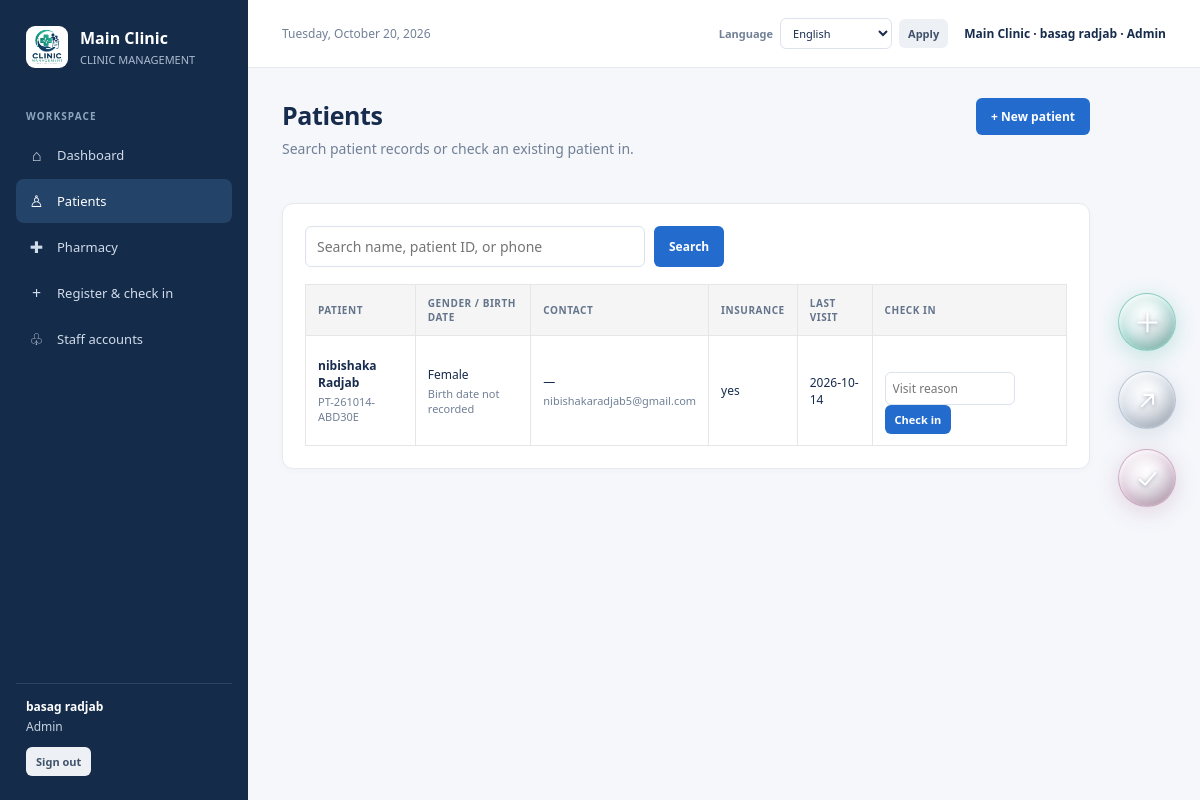
Page /?page=patients (signed in) on the committed database.
### tables this page shows
CREATE TABLE `clinics` (
  `id` bigint(20) UNSIGNED NOT NULL,
  `name` varchar(150) NOT NULL,
  `slug` varchar(100) NOT NULL,
  `active` tinyint(1) NOT NULL DEFAULT 1,
  `created_at` timestamp NOT NULL DEFAULT current_timestamp()
);

CREATE TABLE `patients` (
  `id` bigint(20) UNSIGNED NOT NULL,
  `clinic_id` bigint(20) UNSIGNED NOT NULL,
  `patient_number` varchar(30) NOT NULL,
  `full_name` varchar(150) NOT NULL,
  `date_of_birth` date DEFAULT NULL,
  `gender` enum('Female','Male','Other') NOT NULL,
  `phone` varchar(40) DEFAULT NULL,
  `email` varchar(150) DEFAULT NULL,
  `address` varchar(255) DEFAULT NULL,
  `insurance_provider` varchar(150) DEFAULT NULL,
  `insurance_number` varchar(100) DEFAULT NULL,
  `created_at` timestamp NOT NULL DEFAULT current_timestamp()
);

### index.php (called while the page is built, shortened)
<?php
require __DIR__ . '/app/bootstrap.php';
require __DIR__ . '/views/layout.php';

### app/bootstrap.php (called while the page is built, shortened)
<?php
require_once __DIR__ . '/helpers.php';
require_once __DIR__ . '/translations.php';
$language = $_SESSION['language'] ?? 'en';
require_once __DIR__ . '/actions.php';
try {
    $pdo = db();
    $userCount = (int)$pdo->query('SELECT COUNT(*) FROM users')->fetchColumn();
} catch (Throwable $e) {
    http_response_code(503);
    echo translateHtml('<!doctype html><html><head><meta charset="utf-8"><meta name="viewport" content="width=device-width, initial-scale=1"><meta name="theme-color" content="#142b49"><title>Database setup required · Clinic Management</title><link rel="icon" type="image/png" href="assets/Designer.png"><link rel="stylesheet" href="assets/css/style.css"></head><body><main class="login-page"><section class="login-art"><div class="brand"><img class="brand-logo" src="assets/Designer.png" alt="Clinic Management logo"><div><strong>Clinic Management</strong><small>PEOPLE · CARE · EFFICIENCY</small></div></div><h1>Clinic care, connected.</h1><p>A clear view of every patient visit, from check-in to follow-up.</p></section><section class="login-side"><div class="login-box"><h2>Database setup required</h2><p class="subheading">Start MySQL in XAMPP, import <strong>schema.sql</strong> and the required database migrations using phpMyAdmin, then check the settings in <strong>config.php</strong>.</p><div class="notice error">' . h($e->getMessage()) . '</div></div></section></main></body></html>');
    exit;
}
$user = currentUser();
$requestedPage = (string)($_GET['page'] ?? 'dashboard');
if (!$user) {
    $page = $userCount === 0 ? 'setup' : (in_array($requestedPage, ['register_clinic'], true) ? $requestedPage : 'login');
} else {
    $stmt = $pdo->prepare('SELECT id, name, slug FROM clinics WHERE id=? AND active=1');
    $stmt->execute([(int)($user['clinic_id'] ?? 0)]);
    $clinic = $stmt->fetch();
}

### views/pages/patients.php (the view, shortened to what this page needs)
<?php
if ($page === 'patients') {
                $clinicId = currentClinicId();
                $search = trim((string)($_GET['q'] ?? ''));
                $patients = [];
                if ($search !== '') {
                    $stmt = $pdo->prepare('SELECT p.*, (SELECT MAX(v.visit_date) FROM visits v WHERE v.patient_id=p.id AND v.clinic_id=p.clinic_id) last_visit FROM patients p WHERE p.clinic_id=? AND (p.full_name LIKE ? OR p.patient_number LIKE ? OR p.phone LIKE ?) ORDER BY p.full_name LIMIT 100');
                    $term = '%' . $search . '%';
                    $stmt->execute([$clinicId, $term, $term, $term]);
                    $patients = $stmt->fetchAll();
                } else {
                    $stmt = $pdo->prepare('SELECT p.*, (SELECT MAX(v.visit_date) FROM visits v WHERE v.patient_id=p.id AND v.clinic_id=p.clinic_id) last_visit FROM patients p WHERE p.clinic_id=? ORDER BY p.created_at DESC LIMIT 50');
                    $stmt->execute([$clinicId]);
                    $patients = $stmt->fetchAll();
                }
                ?>
                <div class="page-head"><div><h1>Patients</h1><p class="subheading">Search patient records or check an existing patient in.</p></div><?php if (in_array(($user['role'] ?? ''), ['Admin', 'Receptionist'], true)): ?><a class="btn btn-primary" href="?page=register">+ New patient</a><?php endif; ?></div>
                <section class="card"><form method="get" class="search-form"><input name="q" value="<?= h($search) ?>" placeholder="Search name, patient ID, or phone"><button class="btn btn-primary">Search</button></form>
                    <div class="table-wrap"><table><thead><tr><th>Patient</th><th>Gender / birth date</th><th>Contact</th><th>Insurance</th><th>Last visit</th><th>Check in</th></tr></thead><tbody>
                    <?php foreach ($patients as $patient): ?><tr><td><span class="person-name"><?= h($patient['full_name']) ?></span><div class="person-meta"><?= h($patient['patient_number']) ?></div></td><td><?= h($patient['gender']) ?><div class="person-meta"><?= h($patient['date_of_birth'] ?: 'Birth date not recorded') ?></div></td><td><?= h($patient['phone'] ?: '—') ?><div class="person-meta"><?= h($patient['email'] ?: '') ?></div></td><td><?= h($patient['insurance_provider'] ?: '—') ?></td><td><?= h($patient['last_visit'] ?: 'New patient') ?></td><td><?php if (in_array(($user['role'] ?? ''), ['Admin', 'Receptionist'], true)): ?><?php formStart('checkin', 'checkin:' . (int)$patient['id']); ?><input type="hidden" name="patient_id" value="<?= (int)$patient['id'] ?>"><input name="reason_for_visit" placeholder="Visit reason" style="width:130px;padding:7px"><button class="btn btn-primary btn-small">Check in</button></form><?php else: ?><span class="hint">Reception check-in</span><?php endif; ?></td></tr><?php endforeach; ?>
                    </tbody></table></div></section>
                <?php
}
?>

### views/layout.php (shortened to what this page needs)
<?php
$nav = [
    ['dashboard', '⌂', 'Dashboard'], ['patients', '♙', 'Patients'],
    ['pharmacy', '✚', 'Pharmacy'],
];
if (in_array(($user['role'] ?? ''), ['Admin', 'Receptionist'], true)) {
    $nav[] = ['register', '+', 'Register & check in'];
}
if (($user['role'] ?? '') === 'Admin') {
    $nav[] = ['staff', '♧', 'Staff accounts'];
}
?>
<!doctype html>
<html lang="<?= h($language) ?>">
<head><link rel="stylesheet" href="assets/css/style.css"></head>
<body><div class="layout">
    <aside class="sidebar">
        <div class="brand"><img class="brand-logo" src="assets/Designer.png" alt=""><div><strong><?= h($clinic['name']) ?></strong><small>CLINIC MANAGEMENT</small></div></div>
        <div class="nav-label">Workspace</div><nav>
            <?php foreach ($nav as [$key, $icon, $label]): ?><a class="nav-link<?= $page === $key ? ' active' : '' ?>" href="?page=<?= h($key) ?>"><span class="nav-icon"><?= h($icon) ?></span><?= h($label) ?></a><?php endforeach; ?>
        </nav>
        <div class="sidebar-bottom"><strong><?= h($user['full_name']) ?></strong><?= h($user['role']) ?><form method="post" style="margin:0"><button class="btn btn-light btn-small" style="margin-top:12px">Sign out</button></form></div>
    </aside>
    <main class="main">
        <header class="topbar"><span class="date"><?= h(localizedToday()) ?></span><div class="topbar-tools"><?php languageSelector($page, $page === 'visit' ? (int)($_GET['id'] ?? 0) : null); ?><span class="user-chip"><?= h($clinic['name']) ?> · <?= h($user['full_name']) ?> · <?= h($user['role']) ?></span></div></header>
        <div class="content">
            <?php
            $pageViews = [
                'dashboard' => 'dashboard',
                'patients' => 'patients',
                'visit' => 'visit',
                'pharmacy' => 'pharmacy',
                'receipt' => 'receipt',
                'prescription' => 'prescription',
            ];
            if (in_array(($user['role'] ?? ''), ['Admin', 'Receptionist'], true)) {
                $pageViews['register'] = 'register';
            }
            if (isset($pageViews[$page])) {
                require __DIR__ . '/pages/' . $pageViews[$page] . '.php';
            } else {
                require __DIR__ . '/pages/not-found.php';
            }
            ?>
        </div>
        <div class="button-stack" aria-label="Quick actions">
            <?php if (in_array(($user['role'] ?? ''), ['Admin', 'Receptionist'], true)): ?>
            <div class="btn-wrapper"><a class="orb-btn btn-teal" href="?page=register" aria-label="Create patient" title="Create patient"><svg viewBox="0 0 24 24" aria-hidden="true"><line x1="12" y1="4" x2="12" y2="20"></line><line x1="4" y1="12" x2="20" y2="12"></line></svg></a><span class="btn-label">Create</span></div>
            <?php endif; ?>
            <div class="btn-wrapper"><a class="orb-btn btn-silver" href="?page=export_patients" aria-label="Export patient list" title="Export patient list"><svg viewBox="0 0 24 24" aria-hidden="true"><path d="M7 17 L17 7 M17 7 L9 7 M17 7 L17 15"></path></svg></a><span class="btn-label">Export</span></div>
            <?php if (in_array(($user['role'] ?? ''), ['Admin', 'Receptionist'], true)): ?>
            <div class="btn-wrapper"><button class="orb-btn btn-mauve" type="button" aria-label="Confirm patient check-in" title="Confirm patient check-in" data-checkin-open><svg viewBox="0 0 24 24" aria-hidden="true"><path d="M5 13 L10 17.5 L19 7"></path></svg></button><span class="btn-label">Confirm</span></div>
            <?php endif; ?>
        </div>
    </main>
</div>
</body></html>

### rows in the picture
clinics: name "Main Clinic"
patients: full_name "nibishaka Radjab", patient_number "PT-261014-ABD30E", gender "Female", date_of_birth "Birth date not recorded", phone "—", email "nibishakaradjab5@gmail.com", insurance_provider "yes", last_visit "2026-10-14"

### other values in the picture
$icon "⌂"
$label "Dashboard"
$icon "♙"
$label "Patients"
$icon "✚"
$label "Pharmacy"
$icon "+"
$label "Register & check in"
$icon "♧"
$label "Staff accounts"
$user['full_name'] "basag radjab"
$user['role'] "Admin"
localizedToday() "Tuesday, October 20, 2026"
form field lang "English"
